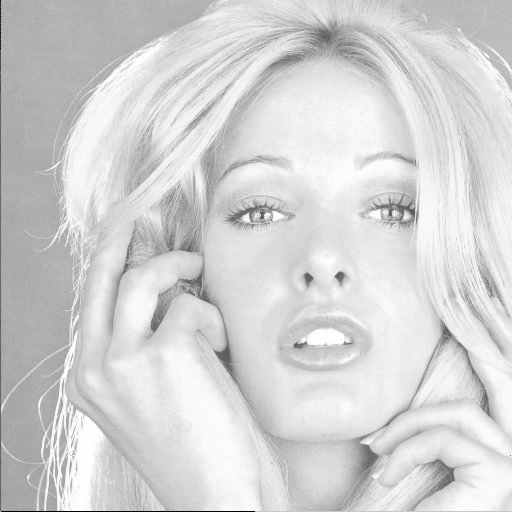
%> input picture Blind Reversible Watermarking using APD/Watermarked_Tiffany.png, 512 x 512 px
$ octave Decode_Tiffany.m   (GNU Octave 9; MATLAB toolbox functions it lacks are replaced by stand-ins)
%> lines starting %> are read from the running program, lines starting %| are printed output that depends on the picture
clc;close all;clear all;
l=imread('Watermarked_Tiffany.png');
%> l is the input picture: size 512x512 uint8; min 0, max 255, mean 210.9
o=l;
imshow(l)
title('Watermarked image');
figure;
figure;
imhist(l)
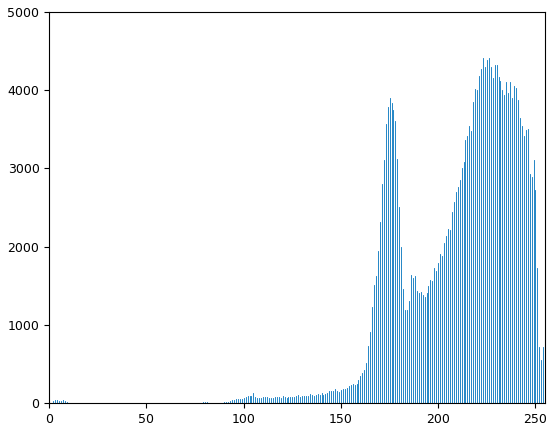
%> figure redrawn from the program's plot data; highest point at x = 226, y = 4415
figure;
l=single(l);
%> l: size 512x512 single
imshow(edge(l))
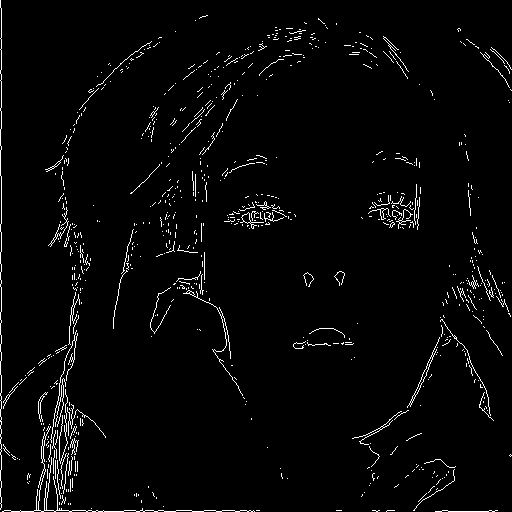
%> displayed picture: size 512x512 logical; 2.7% white in thin lines or dots
title('Border of intensity changes')
figure;
l;
for n=1:50
    for m=1:50
            l(n,m) = l(n,m) - l(n,m+1);
    end
end
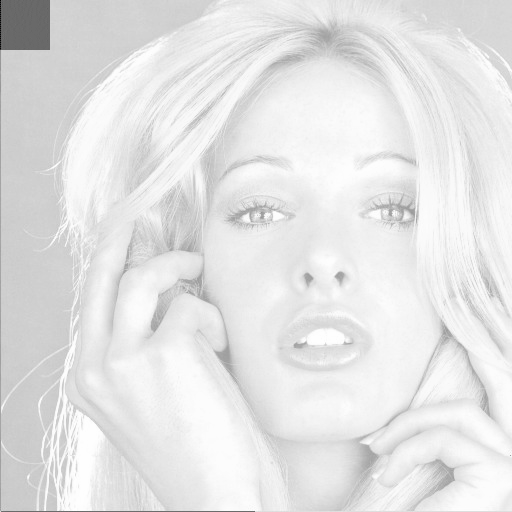
%> l: size 512x512 single; min -179, max 255, mean 209.2; drawn with min black and max white

%imshow(l)
%title('lena after APD')

f=1;
z = -f;
for n=1:50
    for m=1:50
        if (l(n,m) > f )
            I(n,m) = l(n,m) - 1;
        elseif (l(n,m) < z)
            I(n,m) = l(n,m) + 1;
        else
            I(n,m)=l(n,m);
        end
    end
end
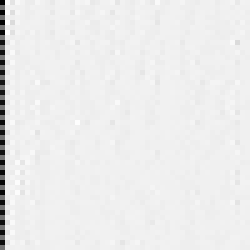
%> I: size 50x50 single (shown 5 times larger); min -178, max 11, mean -2.72; drawn with min black and max white
I;

count=0;
for n=1:50
    for m=1:50
        if (I(n,m) == f)
            count = count + 1;
        elseif (I(n,m) == z)
            count = count + 1;
        else
            count = count;
        end
    end
end
%> after the loop, count = 1146
count
%> count = 1146
% [25 lines of commented-out code are left out]
h = 'Ramaiah Institute of Technology';
%> (the run ends here)
